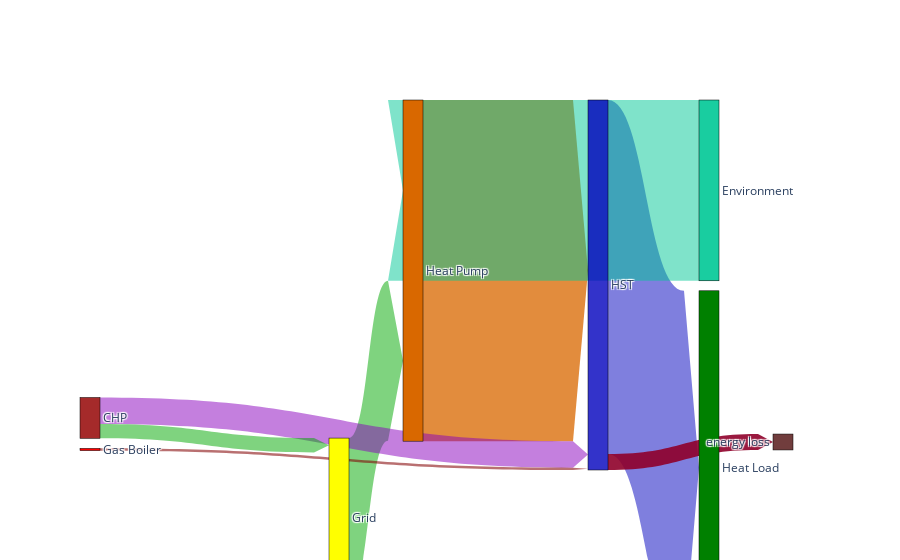

Notebook code for this chart:
### Code cell
posn = {
    'Grid': (0.35, 1.1, 'Yellow'),
    'Heat Pump': (0.45, -1, 'rgba(217, 104, 0, 1)'),
    'HST': (0.7, 0.3, 'rgba(0, 0, 189, 0.8)'),
    'Heat Load': (0.85, 0.1, 'Green'),
    'CHP': (0, 2, 'Brown'),
    'Electricity Gen.': (0.95, 0.9, 'rgba(0, 168, 0, 0.5)'),
    'energy loss': (0.85, -1.7, 'rgba(69, 0, 0, 0.76)'),
    'Environment': (0, -2, 'rgba(0, 200, 150, 0.8)'),
    'Gas Boiler': (0, -1.5, 'red'),
    'Heating Rods': (0, -1.5, 'magenta')
}




fig = go.Figure(data=[go.Sankey(
    arrangement = "snap",
    valuesuffix = "Wh",
    node = dict(
      pad = 10,
    #   thickness = 20,
      line = dict(color = "black", width = 0.5),
      label = list(posn.keys()),
      x = [val[0] for val in posn.values()],
      y = [val[1] for val in posn.values()],
    #   color = "blue"
      color = [val[2] for val in posn.values()]
    ),
    link = dict(
      arrowlen = 15,
      source = [0, 1, 2, 4, 4,0, 2, 7, 8, 9],
      target = [1, 2, 3, 2, 0, 5, 6, 1, 2, 2],
      # source = sources,
      # target = targets,
      value = vals_smpl2,
      color = [
    'rgba(0, 168, 0, 0.5)',
    'rgba(217, 104, 0, 0.76)',
    'rgba(0, 0, 189, 0.5)',
    'rgba(137, 0, 189, 0.5)',
    'rgba(0, 168, 0, 0.5)',
    'rgba(0, 168, 0, 0.5)',
    'rgba(143, 0, 43, 0.9)',
    'rgba(0, 200, 150, 0.5)',
    'rgba(130, 0, 3, 0.56)',
    'rgba(130, 0, 3, 0.56)']
    #   curve = [0, 0, 0, 0.5, 0]
  ))],
  layout = dict()
  )

fig.show()

### Figure 1 — Plotly figure (JSON) as saved in the notebook; plotly's stock layout.template omitted (floating-point values rounded to 4 significant figures)
{"data": [{"arrangement": "snap", "link": {"arrowlen": 15, "color": ["rgba(0, 168, 0, 0.5)", "rgba(217, 104, 0, 0.76)", "rgba(0, 0, 189, 0.5)", "rgba(137, 0, 189, 0.5)", "rgba(0, 168, 0, 0.5)", "rgba(0, 168, 0, 0.5)", "rgba(143, 0, 43, 0.9)", "rgba(0, 200, 150, 0.5)", "rgba(130, 0, 3, 0.56)", "rgba(130, 0, 3, 0.56)"], "source": [0, 1, 2, 4, 4, 0, 2, 7, 8, 9], "target": [1, 2, 3, 2, 0, 5, 6, 1, 2, 2], "value": [10420000.0, 22230000.0, 23070000.0, 1730000.0, 934100.0, -9481000.0, 1038000.0, 11780000.0, 148000, 0]}, "node": {"color": ["Yellow", "rgba(217, 104, 0, 1)", "rgba(0, 0, 189, 0.8)", "Green", "Brown", "rgba(0, 168, 0, 0.5)", "rgba(69, 0, 0, 0.76)", "rgba(0, 200, 150, 0.8)", "red", "magenta"], "label": ["Grid", "Heat Pump", "HST", "Heat Load", "CHP", "Electricity Gen.", "energy loss", "Environment", "Gas Boiler", "Heating Rods"], "line": {"color": "black", "width": 0.5}, "pad": 10, "x": [0.35, 0.45, 0.7, 0.85, 0, 0.95, 0.85, 0, 0, 0], "y": [1.1, -1, 0.3, 0.1, 2, 0.9, -1.7, -2, -1.5, -1.5]}, "type": "sankey", "valuesuffix": "Wh"}], "layout": {}}
